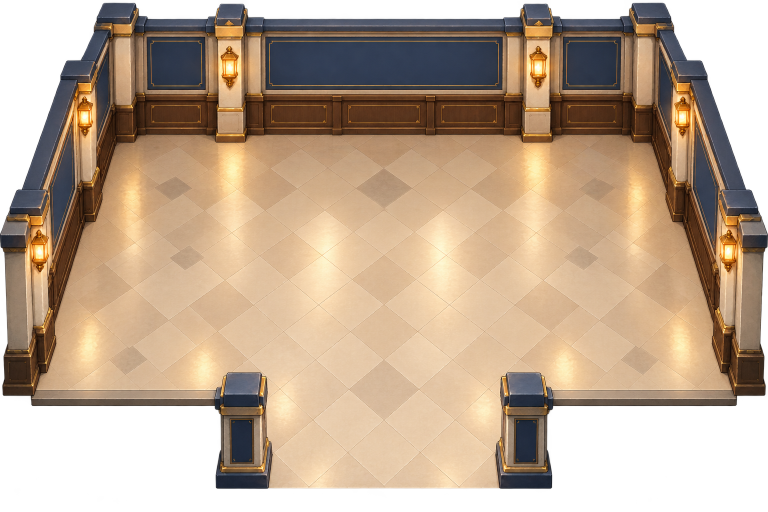
#> input picture design-parts/bureau-v01-20261027/ROOM_SHELL.png, 1536 x 1024 px (shown at 1/2 size); its folder holds 4 pictures in this run
$ python bureau_v01.py
#> lines starting #> are read from the running program, lines starting #| are printed output that depends on the picture
# -*- coding: utf-8 -*-
"""カードバトラー管理局の内装（2026-10-27 ZIP「管理局_制作素材_v01」。原本 design-parts/bureau-v01-20261027/ は無改変）。

使い方：python3 -I tools/design/bureau_v01.py
書き出し：assets/images/maps/rooms/bureau_*.webp と src/data/bureauArt.generated.ts（ほかの部屋は触らない）。
街の外観は 2026-10-28 に新しい部品（building_bureau.png。tools/design/town2026_build.py）へ替えた（前は v01 の EXTERIOR を街に焼き込んでいた）

- 素材は 1536×1024 の同じキャンバス（原点をそろえたまま使う。家具だけを切り抜いても位置は変えない）。
  1px ＝ 部屋の単位 ROOM_UNIT（カードショップと同じ。人の背が絵の中で約178px）
- 歩ける所・家具の足元・立ち位置は素材の LAYOUT_SPEC の提案値をもとに、32 単位のマス目に直したもの
- 入口は扉のない開いた通り道（v01 の提案。左右に開く扉の部品は v01 に無い）
- 受付の人は流用（大会会場の受付の絵。暫定）。カウンターの奥に見せ、腰から下はカウンターが隠す
"""
from __future__ import annotations

import json
import os

from PIL import Image, ImageDraw

ROOT = os.path.abspath(os.path.join(os.path.dirname(__file__), '..', '..'))
SRC = os.path.join(ROOT, 'design-parts/bureau-v01-20261027')
OUT_ROOMS = os.path.join(ROOT, 'assets/images/maps/rooms')
OUT_TS = os.path.join(ROOT, 'src/data/bureauArt.generated.ts')
WEBP_Q = 88

CELL = 32
ROOM_UNIT = 1.25
ROOM_W, ROOM_H = 1920, 1280
FIT_HEIGHT = 1024
BG = (16, 18, 26)

# 歩ける所（LAYOUT_SPEC の多角形。入口の通り道を含む）
FLOOR = [(250, 300), (1286, 300), (1410, 760), (975, 760), (975, 955), (560, 955), (560, 760), (126, 760)]
# 家具の足元（歩けない）
BLOCKS = [
    (470, 445, 1066, 555),   # カウンター
    (700, 395, 836, 445),    # カウンターの奥の受付の人の所（奥へ回っても人に重ならない）
]
# 家具：ファイル名 → 足元の y（LAYOUT_SPEC の重なり順）
FURNITURE = {'BACK_SHELVES': 283, 'COUNTER': 553}
# 調べる物（絵の px）
# カウンターは前の板の所（名前の札が受付の人に重ならないように）
ITEMS = {'COUNTER': (470, 445, 1066, 555), 'SHELVES': (560, 165, 976, 283)}
# 受付の人の見た目の足元（LAYOUT_SPEC は (768,425)。ゲームの人の大きさでは膝から下しか隠れないので、少し手前にして腰から下を隠す）
CLERK_FOOT = (768, 448)
# 主人公が受付で止まる所の足元（LAYOUT_SPEC は (720,625)。話せる近さ（2マス）に合わせて少し前）
PLAYER_FOOT = (768, 605)
# 入ったときに立つ所・出口の行
SPAWN_FOOT = (768, 865)
EXIT_BOTTOM = 955


def _load(name: str) -> Image.Image:
    return Image.open(os.path.join(SRC, f'{name}.png')).convert('RGBA')


def _save(im: Image.Image, name: str, box: tuple[int, int, int, int] | None = None) -> dict:
    box = box or im.getbbox()
    os.makedirs(OUT_ROOMS, exist_ok=True)
    im.crop(box).save(os.path.join(OUT_ROOMS, name), quality=WEBP_Q, method=6)
    x1, y1, x2, y2 = box
    u = ROOM_UNIT
    return dict(file=f'maps/rooms/{name}', x=round(x1 * u), y=round(y1 * u), w=round((x2 - x1) * u), h=round((y2 - y1) * u))


def _cells(box: tuple[float, float, float, float]) -> dict:
    c = CELL / ROOM_UNIT
    x1, y1, x2, y2 = box
    cx1, cy1 = int(x1 // c), int(y1 // c)
    cx2, cy2 = int(-(-x2 // c)), int(-(-y2 // c))
    return dict(x=cx1, y=cy1, w=cx2 - cx1, h=cy2 - cy1)


def build() -> dict:
    u = ROOM_UNIT
    c = CELL / u
    cols, rows = ROOM_W // CELL, ROOM_H // CELL

    walk = Image.new('L', (1536, 1024), 0)
#> walk: PIL image 1536x1024 L; every value is 0
    d = ImageDraw.Draw(walk)
    d.polygon(FLOOR, fill=255)
    for b in BLOCKS:
        d.rectangle(b, fill=0)
    grid = []
    for ry in range(rows):
        row = ''
        for cx in range(cols):
            px, py = (cx + 0.5) * c, (ry + 0.5) * c
            row += '.' if px < 1536 and py < 1024 and walk.getpixel((int(px), int(py))) else '#'
        grid.append(row)
#> after the loop, grid = 40 items

    # 床と壁（透明な所は部屋の外の暗い色）
    shell = Image.new('RGBA', (1536, 1024), BG + (255,))
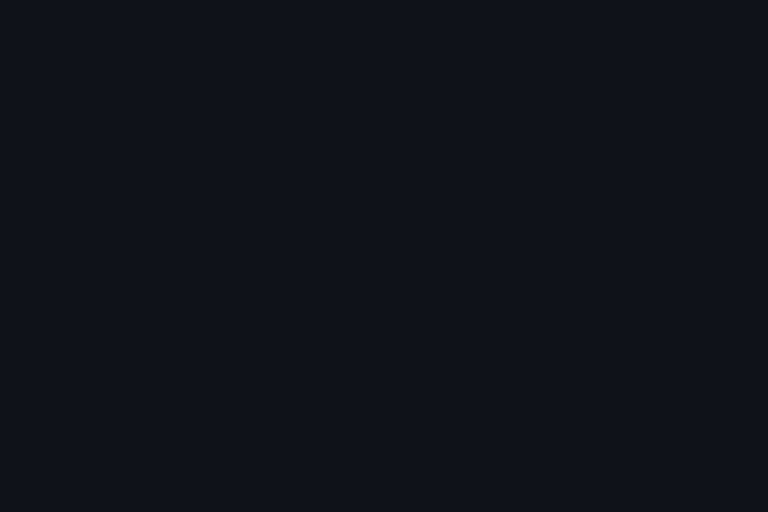
#> shell: PIL image 1536x1024 RGBA (shown at 1/2 size); mean R, G, B, A 16, 18, 26, 255
    shell.alpha_composite(_load('ROOM_SHELL'))
#> in _load, returned value is the input picture: PIL image 1536x1024 RGBA; mean R, G, B, A 145.2, 122.5, 100.3, 195.8
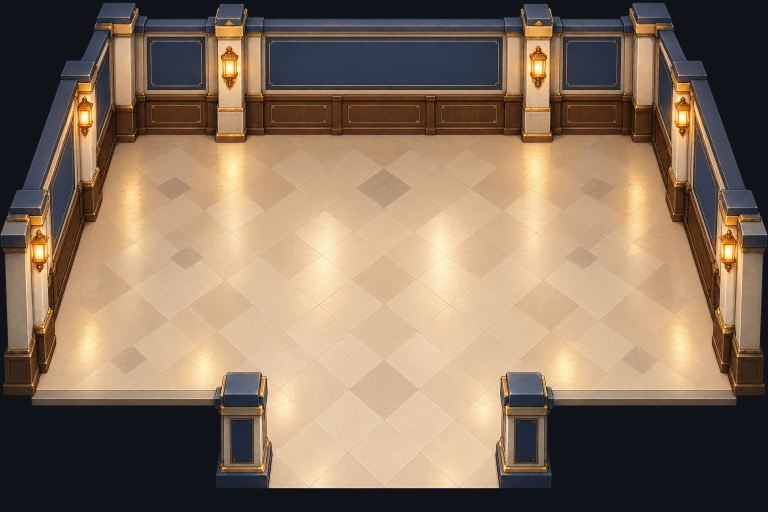
#> shell: PIL image 1536x1024 RGBA (shown at 1/2 size); mean R, G, B, A 135.9, 114.7, 94.6, 255
    os.makedirs(OUT_ROOMS, exist_ok=True)
    shell.convert('RGB').save(os.path.join(OUT_ROOMS, 'bureau_shell.webp'), quality=WEBP_Q, method=6)
    tiles = [dict(file='maps/rooms/bureau_shell.webp', x=0, y=0, w=ROOM_W, h=ROOM_H)]
    sprites = [{**_save(_load(name), f'bureau_{name.lower()}.webp'), 'z': round(foot * u)} for name, foot in FURNITURE.items()]
#> call 2 of _load, with name = 'BACK_SHELVES'
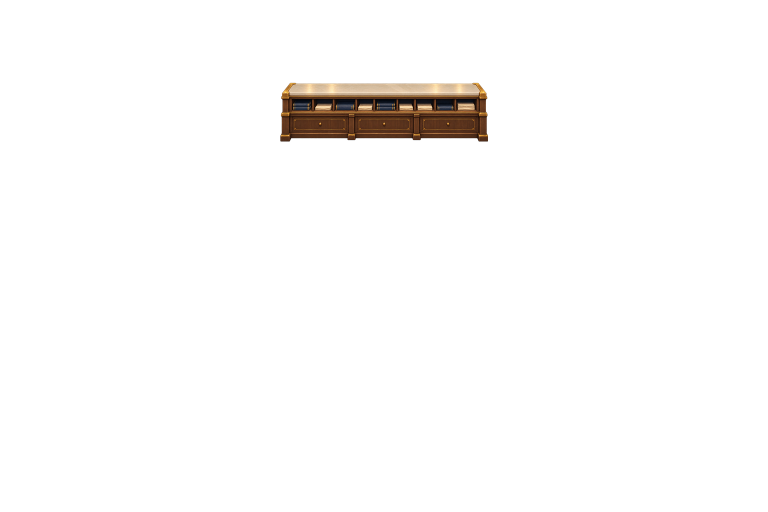
#> input picture design-parts/bureau-v01-20261027/BACK_SHELVES.png, 1536 x 1024 px (shown at 1/2 size)
#> in _load, returned value is the input picture: PIL image 1536x1024 RGBA; mean R, G, B, A 3.4, 2.4, 1.7, 7.2
#> in _save, `box = box or im.getbbox()`: box = (560, 165, 976, 283)
#> in _save, `im.crop(box).save(os.path.join(OUT_ROOMS, name), quality=WEBP_Q, metho..`:
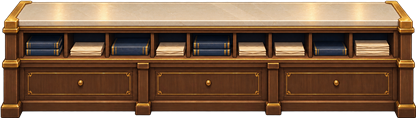
#> saved as bureau_back_shelves.webp: PIL image 416x118 RGBA; mean R, G, B, A 107.5, 77.9, 54.5, 231; transparent parts drawn white
#> in _save, `x1, y1, x2, y2 = box`: x1 = 560; y1 = 165; x2 = 976; y2 = 283
#> call 3 of _load, with name = 'COUNTER'
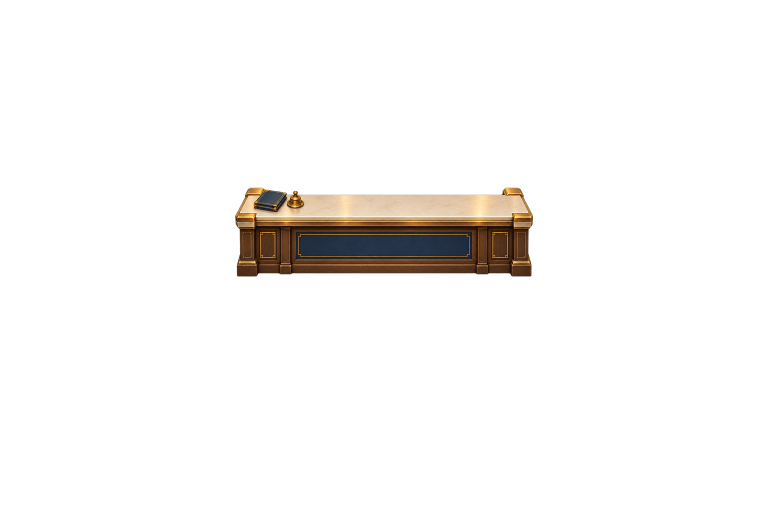
#> input picture design-parts/bureau-v01-20261027/COUNTER.png, 1536 x 1024 px (shown at 1/2 size)
#> in _load, returned value is the input picture: PIL image 1536x1024 RGBA; mean R, G, B, A 7.4, 5.8, 4.4, 15
#> call 2 of _save, with name = 'bureau_counter.webp'
#> in _save (call 2), `box = box or im.getbbox()`: box = (470, 375, 1066, 553)
#> in _save (call 2), `im.crop(box).save(os.path.join(OUT_ROOMS, name), quality=WEBP_Q, metho..`:
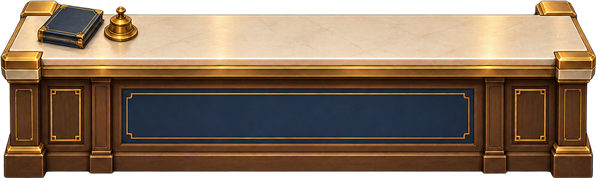
#> saved as bureau_counter.webp: PIL image 596x178 RGBA; mean R, G, B, A 109.2, 86.6, 65.6, 222; transparent parts drawn white
#> in _save (call 2), `x1, y1, x2, y2 = box`: x1 = 470; y1 = 375; x2 = 1066; y2 = 553
#> sprites = 2 items

    items = {k: _cells(v) for k, v in ITEMS.items()}
    # 受付の人：話しかけるマスはカウンターの一番手前の行（カウンターの中なので歩けない）。見た目は CLERK_FOOT まで奥（maps.ts の drawDy）
    clerk_cx = int(CLERK_FOOT[0] // c)
    clerk_row = int((BLOCKS[0][3] - 1) // c)
    assert grid[clerk_row][clerk_cx] == '#' and grid[clerk_row + 1][clerk_cx] == '.', 'clerk'
    items['CLERK_SPOT'] = dict(x=clerk_cx, y=clerk_row - 1, w=1, h=3)  # maps.ts の spotOf（足元＝下から2つ目のマス）
    draw_dy = int(CLERK_FOOT[1] // c) - clerk_row
    # 主人公が受付で止まる所（話せる近さ：受付の人から2マス以内・人のまわり1マスより外）
    pcx, pcy = int(PLAYER_FOOT[0] // c), int(PLAYER_FOOT[1] // c)
    assert grid[pcy][pcx] == '.' and pcy - clerk_row == 2, ('player spot', pcy, clerk_row)
    items['PLAYER_SPOT'] = dict(x=pcx, y=pcy, w=1, h=1)

    exit_row = int(EXIT_BOTTOM // c) - 1
    exit_cols = [cx for cx in range(cols) if grid[exit_row][cx] == '.']
#> exit_cols = [22, 23, 24, 25, 26, 27, 28, 29, 30, 31, 32, 33, 34, 35, 36, 37]
    sx, sy = int(SPAWN_FOOT[0] // c), int(SPAWN_FOOT[1] // c)
    assert grid[sy][sx] == '.', 'spawn'
    return dict(
        id='bureau', cols=cols, rows=rows, width=ROOM_W, height=ROOM_H, cell=CELL, fitHeight=FIT_HEIGHT,
        grid=grid, tiles=tiles, sprites=sprites, items=items,
        exit=dict(x=exit_cols[0], y=exit_row, w=len(exit_cols), h=1),
        spawn=dict(x=sx, y=sy),
    ), draw_dy


def main() -> None:
    art, draw_dy = build()
#> art = 13 items; draw_dy = -4
    body = json.dumps(art, ensure_ascii=False, indent=1)
    # 絵のファイルは import して、ビルドが付けた URL を使う（worldArt.generated.ts と同じ形）
    files = [im['file'] for im in art['tiles'] + art['sprites']]
#> files = ['maps/rooms/bureau_shell.webp', 'maps/rooms/bureau_back_shelves.webp', 'maps/rooms/bureau_counter.webp']
    for i, file in enumerate(files):
        body = body.replace(f'"file": "{file}"', f'"file": bureauImg{i}')
#> this loop made 3 passes
    with open(OUT_TS, 'w', encoding='utf-8') as f:
        f.write('// 自動生成：tools/design/bureau_v01.py（手で書き換えない）\n')
        f.write('// カードバトラー管理局の内装（素材 v01。design-parts/bureau-v01-20261027/）\n')
        for i, file in enumerate(files):
            f.write(f"import bureauImg{i} from '@assets/images/{file}';\n")
        f.write("import type { ArtMap } from './worldArt.generated.ts';\n\n")
        f.write(f'/** 受付の人を、話しかけるマスから何マス奥に見せるか（maps.ts の drawDy） */\nexport const BUREAU_CLERK_DRAW_DY = {draw_dy};\n\n')
        f.write(f'export const BUREAU_ART: ArtMap = {body};\n')
    print('ok', OUT_TS, 'drawDy', draw_dy, 'spawn', art['spawn'], 'exit', art['exit'], 'items', art['items'])
#> (printed output is left out)


if __name__ == '__main__':
    main()
